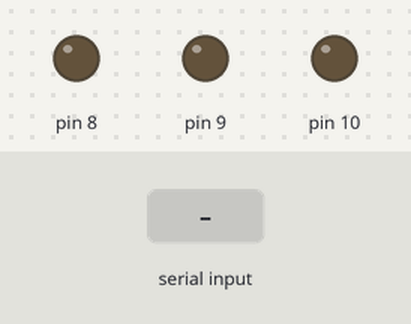
Recording of a sketch running on a simulated Arduino Uno, built with avr-gcc and run on an emulated ATmega328P. Shown: output pins drawn as LEDs (lit = HIGH). Inputs (shaded band) come from the test bench.

Above: at 1.2 s.
1.3 s: "1" received over Serial
At 2.5 s:
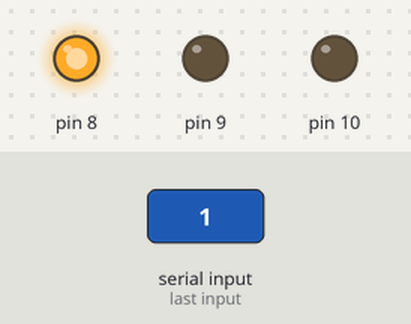
2.8 s: "2" received over Serial
At 3.8 s:
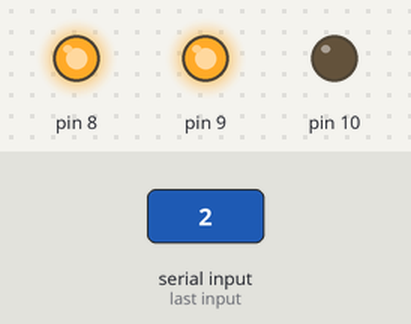
4.3 s: "3" received over Serial
At 4.9 s:
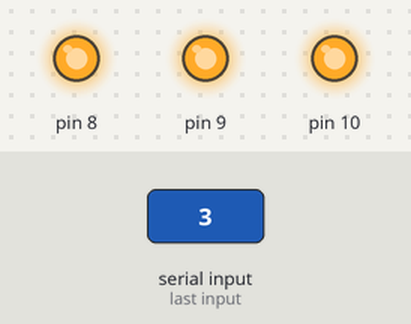
5.8 s: "q" received over Serial
At 6.1 s:
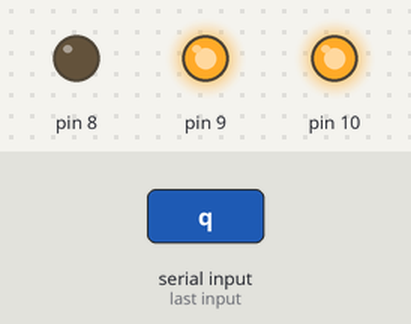
7.3 s: "w" received over Serial
At 8.4 s:
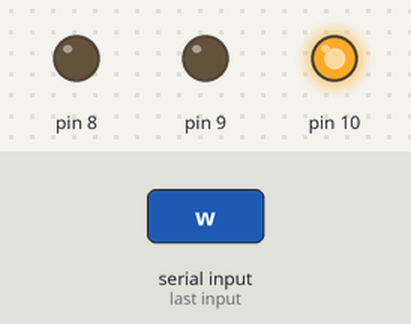
8.8 s: "e" received over Serial
At 9.6 s:
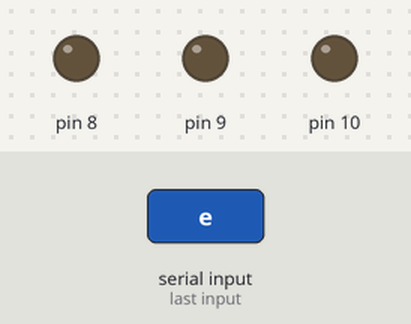
Timing chart, 0 to 11.3 s (numbered marks = the images above; inputs shaded):
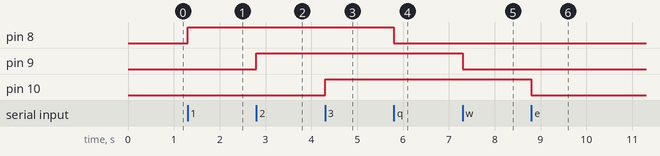

The sketch:

test.ino
```cpp
#include <Adafruit_BMP085.h>


#include <Wire.h>


Adafruit_BMP085 bmp;

//clock a5
//data a4
void setup()
{

    pinMode(8, OUTPUT);
    pinMode(9, OUTPUT);
    pinMode(10, OUTPUT);

    Serial.begin(9600);
    if (!bmp.begin()) {
      Serial.println("Could not find a valid BMP180 sensor, check wiring!");
      while (1) {}
    }

    pinMode(4, INPUT);
    digitalWrite(4, LOW);
}

void loop()
{


        char c = Serial.read();
        if (c=='r'){
          if(digitalRead(4)==HIGH){
            Serial.println("111");
          }
          else{
            Serial.println("101");
          }
        }


        if (c == '1')
        {
           digitalWrite(8, HIGH);

        }
        if (c == '2')
        {
            digitalWrite(9, HIGH);
        }
        if (c == '3')
        {
            digitalWrite(10, HIGH);
        }
        if (c == 'q')
        {
            digitalWrite(8, LOW);

        }
        if (c == 'w')
        {
            digitalWrite(9, LOW);
        }
        if (c == 'e')
        {
            digitalWrite(10, LOW);
        }

        if (c=='7'){
          Serial.println(bmp.readTemperature());


        }


}
```

Measured:
- after the input at 1.3 s, pin 8: LOW → HIGH at once
- after the input at 2.8 s, pin 9: LOW → HIGH at once
- after the input at 4.3 s, pin 10: LOW → HIGH at once
- after the input at 5.8 s, pin 8: HIGH → LOW at once
- after the input at 7.3 s, pin 9: HIGH → LOW at once
- after the input at 8.8 s, pin 10: HIGH → LOW at once
